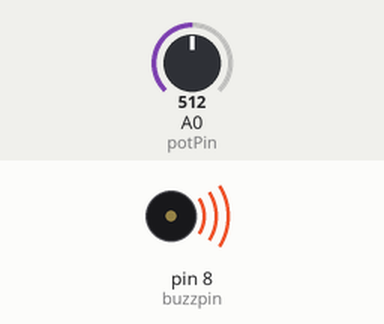
Simulated run of this sketch. Board: Arduino Uno, built with avr-gcc and run on an emulated ATmega328P. Shown: buzzer (waves = sounding). Inputs (shaded band) come from the test bench; at power-on: A0 (potPin) = 512.

Above: at 0.1 s.
Timing chart, 0 to 1.6 s (numbered marks = the images above):
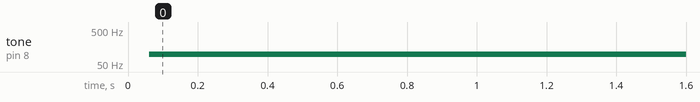

Measured:
- by itself, tone on pin 8 (buzzpin): silent → 98 Hz at 0.06 s

The sketch:

Lesson24.ino
```cpp
// Lesson 24: Understanding a passive buzzer
int buzzpin = 8;
int buzztime1 = 1;
int buzztime2 = 500;
int potVal;
int potPin = A0;
int Tone;
void setup() {
  // put your setup code here, to run once:
  pinMode(buzzpin, OUTPUT);
  pinMode(potPin, INPUT);
}

void loop() {
//  // put your main code here, to run repeatedly:
//  digitalWrite(buzzpin, HIGH);
////  delay(buzztime1);
//  delayMicroseconds(buzztime2);
//  digitalWrite(buzzpin, LOW);
//  delayMicroseconds(buzztime2);

  // Potentiometer controlled buzzer
  potVal = analogRead(potPin);
  Tone = (9940./1023.)*potVal + 60;
  digitalWrite(buzzpin, HIGH);
  delayMicroseconds(Tone);
  digitalWrite(buzzpin, LOW);
  delayMicroseconds(Tone);
}
```
